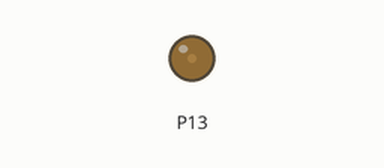
Recording of a program running on a simulated BBC micro:bit running MicroPython. Shown: output pins drawn as LEDs (lit = HIGH).

Above: at 0.05 s.
At 0.25 s:
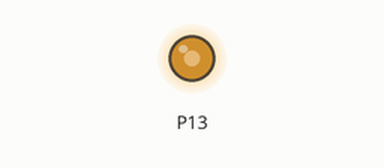
At 0.35 s:
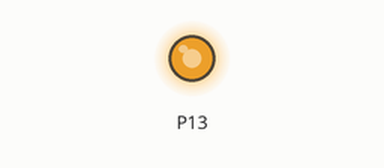
At 0.7 s:
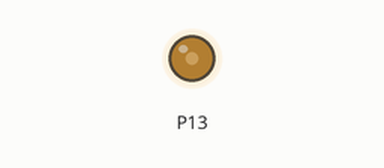
Timing chart, 0 to 3.0 s (numbered marks = the images above):
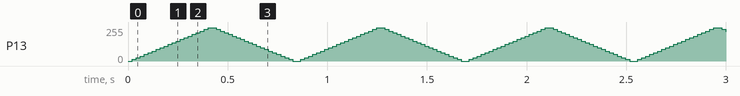

The program:

main.py
```python
from microbit import *

i = 0
display.off()

while True:
    for i in range(21):
        pin13.write_analog(i * 50)
        sleep(20)
    for i in range(21):
        pin13.write_analog(1000 - i * 50)
        sleep(20)
```
